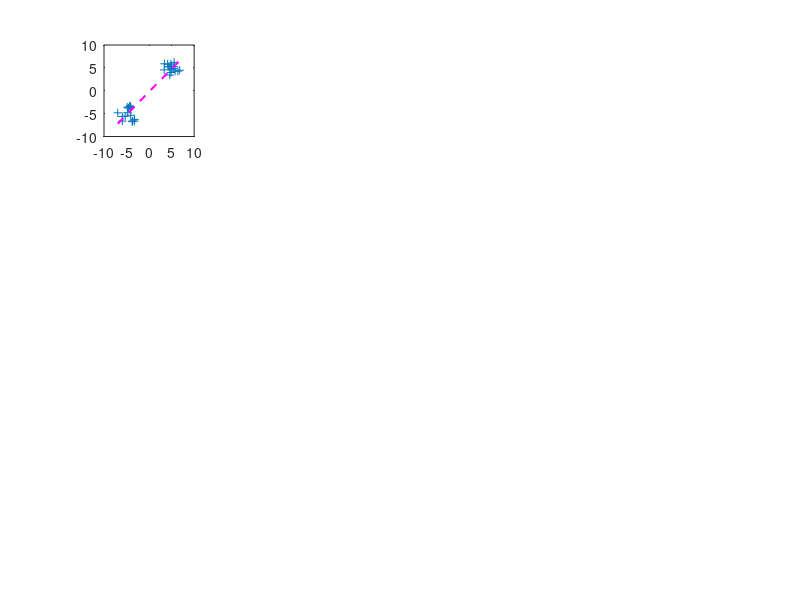

MATLAB code for this plot: (Note: this script raises an error after producing the figure.)
%% Compare RSA Matrices Simulation

N = 16;

figure('Pos', [326 71 1291 912])

mu = [-5 -5; 5 5];
sigma = cat(3,[1 0; 0 1], [1 0; 0 1]);
%rng('default')  % For reproducibility
R = [];
R = [R; mvnrnd(mu(1,:),sigma(:,:,1),N)];
R = [R; mvnrnd(mu(2,:),sigma(:,:,2),N)];

subplot(4,5,1)
plot(R(:,1),R(:,2),'+')
set(gca,'xlim',[-10 10], 'ylim',[-10 10])
hold on
B = polyfit(R(:,1), R(:,2),1);
ls1 = plot(linspace(min(R(:,1)), max(R(:,1)),N),B(2) + linspace(min(R(:,1)), max(R(:,1)),N)*B(1),'--m','linewidth',1.5);
text(ls1.XData(end), ls1.YData(end),strrep(sprintf('r = %1.3f',corr(R(:,1), R(:,2))),'0.','.'),'Color','m')
B = polyfit(R(1:N,1), R(1:N,2),1);
ls2 = plot(linspace(min(R(1:N,1)), max(R(1:N,1)),N),B(2) + linspace(min(R(1:N,1)), max(R(1:N,1)),N)*B(1),'--r','linewidth',1.5);
text(ls2.XData(end), ls2.YData(end),strrep(sprintf('r = %1.3f',corr(R(1:N,1), R(1:N,2))),'0.','.'),'Color','r')
B = polyfit(R(N+1:end,1), R(N+1:end,2),1);
ls3 = plot(linspace(min(R(N+1:end,1)), max(R(N+1:end,1)),N),B(2) + linspace(min(R(N+1:end,1)), max(R(N+1:end,1)),N)*B(1),'--g','linewidth',1.5);
text(ls3.XData(end), ls3.YData(end),strrep(sprintf('r = %1.3f',corr(R(N+1:end,1), R(N+1:end,2))),'0.','.'),'Color','g')
hold off
title(sprintf('V_{corr} = %1.4f', (atanh(corr(R(1:N,1), R(1:N,2))) - atanh(corr(R(N+1:end,1), R(N+1:end,2))))*(atanh(corr(R(:,1), R(:,2))))))

mu = [-1 -1; 1 1];
sigma = cat(3,[1 0; 0 1], [1 0; 0 1]);
%rng('default')  % For reproducibility
R = [];
R = [R; mvnrnd(mu(1,:),sigma(:,:,1),N)];
R = [R; mvnrnd(mu(2,:),sigma(:,:,2),N)];

subplot(4,5,2)
plot(R(:,1),R(:,2),'+')
set(gca,'xlim',[-5 5], 'ylim',[-5 5])
hold on
B = polyfit(R(:,1), R(:,2),1);
ls1 = plot(linspace(min(R(:,1)), max(R(:,1)),N),B(2) + linspace(min(R(:,1)), max(R(:,1)),N)*B(1),'--m','linewidth',1.5);
text(ls1.XData(end), ls1.YData(end),strrep(sprintf('r = %1.3f',corr(R(:,1), R(:,2))),'0.','.'),'Color','m')
B = polyfit(R(1:N,1), R(1:N,2),1);
ls2 = plot(linspace(min(R(1:N,1)), max(R(1:N,1)),N),B(2) + linspace(min(R(1:N,1)), max(R(1:N,1)),N)*B(1),'--r','linewidth',1.5);
text(ls2.XData(end), ls2.YData(end),strrep(sprintf('r = %1.3f',corr(R(1:N,1), R(1:N,2))),'0.','.'),'Color','r')
B = polyfit(R(N+1:end,1), R(N+1:end,2),1);
ls3 = plot(linspace(min(R(N+1:end,1)), max(R(N+1:end,1)),N),B(2) + linspace(min(R(N+1:end,1)), max(R(N+1:end,1)),N)*B(1),'--g','linewidth',1.5);
text(ls3.XData(end), ls3.YData(end),strrep(sprintf('r = %1.3f',corr(R(N+1:end,1), R(N+1:end,2))),'0.','.'),'Color','g')
hold off
title(sprintf('V_{corr} = %1.4f', (atanh(corr(R(1:N,1), R(1:N,2))) - atanh(corr(R(N+1:end,1), R(N+1:end,2))))*(atanh(corr(R(:,1), R(:,2))))))

mu = [0 0; 0 0];
sigma = cat(3,[1 0; 0 1], [1 0; 0 1]);
%rng('default')  % For reproducibility
R = [];
R = [R; mvnrnd(mu(1,:),sigma(:,:,1),N)];
R = [R; mvnrnd(mu(2,:),sigma(:,:,2),N)];

subplot(4,5,3)
plot(R(:,1),R(:,2),'+')
set(gca,'xlim',[-5 5], 'ylim',[-5 5])
hold on
B = polyfit(R(:,1), R(:,2),1);
ls1 = plot(linspace(min(R(:,1)), max(R(:,1)),N),B(2) + linspace(min(R(:,1)), max(R(:,1)),N)*B(1),'--m','linewidth',1.5);
text(ls1.XData(end), ls1.YData(end),strrep(sprintf('r = %1.3f',corr(R(:,1), R(:,2))),'0.','.'),'Color','m')
B = polyfit(R(1:N,1), R(1:N,2),1);
ls2 = plot(linspace(min(R(1:N,1)), max(R(1:N,1)),N),B(2) + linspace(min(R(1:N,1)), max(R(1:N,1)),N)*B(1),'--r','linewidth',1.5);
text(ls2.XData(end), ls2.YData(end),strrep(sprintf('r = %1.3f',corr(R(1:N,1), R(1:N,2))),'0.','.'),'Color','r')
B = polyfit(R(N+1:end,1), R(N+1:end,2),1);
ls3 = plot(linspace(min(R(N+1:end,1)), max(R(N+1:end,1)),N),B(2) + linspace(min(R(N+1:end,1)), max(R(N+1:end,2)),N)*B(1),'--g','linewidth',1.5);
text(ls3.XData(end), ls3.YData(end),strrep(sprintf('r = %1.3f',corr(R(N+1:end,1), R(N+1:end,2))),'0.','.'),'Color','g')
hold off
title(sprintf('V_{corr} = %1.4f', (atanh(corr(R(1:N,1), R(1:N,2))) - atanh(corr(R(N+1:end,1), R(N+1:end,2))))*(atanh(corr(R(:,1), R(:,2))))))

mu = [-1 1; 1 -1];
sigma = cat(3,[1 0; 0 1], [1 0; 0 1]);
%rng('default')  % For reproducibility
R = [];
R = [R; mvnrnd(mu(1,:),sigma(:,:,1),N)];
R = [R; mvnrnd(mu(2,:),sigma(:,:,2),N)];

subplot(4,5,4)
plot(R(:,1),R(:,2),'+')
set(gca,'xlim',[-5 5], 'ylim',[-5 5])
hold on
B = polyfit(R(:,1), R(:,2),1);
ls1 = plot(linspace(min(R(:,1)), max(R(:,1)),N),B(2) + linspace(min(R(:,1)), max(R(:,1)),N)*B(1),'--m','linewidth',1.5);
text(ls1.XData(end), ls1.YData(end),strrep(sprintf('r = %1.3f',corr(R(:,1), R(:,2))),'0.','.'),'Color','m')
B = polyfit(R(1:N,1), R(1:N,2),1);
ls2 = plot(linspace(min(R(1:N,1)), max(R(1:N,1)),N),B(2) + linspace(min(R(1:N,1)), max(R(1:N,1)),N)*B(1),'--r','linewidth',1.5);
text(ls2.XData(end), ls2.YData(end),strrep(sprintf('r = %1.3f',corr(R(1:N,1), R(1:N,2))),'0.','.'),'Color','r')
B = polyfit(R(N+1:end,1), R(N+1:end,2),1);
ls3 = plot(linspace(min(R(N+1:end,1)), max(R(N+1:end,1)),N),B(2) + linspace(min(R(N+1:end,1)), max(R(N+1:end,1)),N)*B(1),'--g','linewidth',1.5);
text(ls3.XData(end), ls3.YData(end),strrep(sprintf('r = %1.3f',corr(R(N+1:end,1), R(N+1:end,2))),'0.','.'),'Color','g')
hold off
title(sprintf('V_{corr} = %1.4f', (atanh(corr(R(1:N,1), R(1:N,2))) - atanh(corr(R(N+1:end,1), R(N+1:end,2))))*(atanh(corr(R(:,1), R(:,2))))))

mu = [-5 5; 5 -5];
sigma = cat(3,[1 0; 0 1], [1 0; 0 1]);
%rng('default')  % For reproducibility
R = [];
R = [R; mvnrnd(mu(1,:),sigma(:,:,1),N)];
R = [R; mvnrnd(mu(2,:),sigma(:,:,2),N)];

subplot(4,5,5)
plot(R(:,1),R(:,2),'+')
set(gca,'xlim',[-10 10], 'ylim',[-10 10])
hold on
B = polyfit(R(:,1), R(:,2),1);
ls1 = plot(linspace(min(R(:,1)), max(R(:,1)),N),B(2) + linspace(min(R(:,1)), max(R(:,1)),N)*B(1),'--m','linewidth',1.5);
text(ls1.XData(end), ls1.YData(end),strrep(sprintf('r = %1.3f',corr(R(:,1), R(:,2))),'0.','.'),'Color','m')
B = polyfit(R(1:N,1), R(1:N,2),1);
ls2 = plot(linspace(min(R(1:N,1)), max(R(1:N,1)),N),B(2) + linspace(min(R(1:N,1)), max(R(1:N,1)),N)*B(1),'--r','linewidth',1.5);
text(ls2.XData(end), ls2.YData(end),strrep(sprintf('r = %1.3f',corr(R(1:N,1), R(1:N,2))),'0.','.'),'Color','r')
B = polyfit(R(N+1:end,1), R(N+1:end,2),1);
ls3 = plot(linspace(min(R(N+1:end,1)), max(R(N+1:end,1)),N),B(2) + linspace(min(R(N+1:end,1)), max(R(N+1:end,1)),N)*B(1),'--g','linewidth',1.5);
text(ls3.XData(end), ls3.YData(end),strrep(sprintf('r = %1.3f',corr(R(N+1:end,1), R(N+1:end,2))),'0.','.'),'Color','g')
hold off
title(sprintf('V_{corr} = %1.4f', (atanh(corr(R(1:N,1), R(1:N,2))) - atanh(corr(R(N+1:end,1), R(N+1:end,2))))*(atanh(corr(R(:,1), R(:,2))))))

mu = [-5 -5; 5 5];
sigma = cat(3,[1 .9; .9 1], [1 0; 0 1]);
%rng('default')  % For reproducibility
R = [];
R = [R; mvnrnd(mu(1,:),sigma(:,:,1),N)];
R = [R; mvnrnd(mu(2,:),sigma(:,:,2),N)];

subplot(4,5,6)
plot(R(:,1),R(:,2),'+')
set(gca,'xlim',[-10 10], 'ylim',[-10 10])
hold on
B = polyfit(R(:,1), R(:,2),1);
ls1 = plot(linspace(min(R(:,1)), max(R(:,1)),N),B(2) + linspace(min(R(:,1)), max(R(:,1)),N)*B(1),'--m','linewidth',1.5);
text(ls1.XData(end), ls1.YData(end),strrep(sprintf('r = %1.3f',corr(R(:,1), R(:,2))),'0.','.'),'Color','m')
B = polyfit(R(1:N,1), R(1:N,2),1);
ls2 = plot(linspace(min(R(1:N,1)), max(R(1:N,1)),N),B(2) + linspace(min(R(1:N,1)), max(R(1:N,1)),N)*B(1),'--r','linewidth',1.5);
text(ls2.XData(end), ls2.YData(end),strrep(sprintf('r = %1.3f',corr(R(1:N,1), R(1:N,2))),'0.','.'),'Color','r')
B = polyfit(R(N+1:end,1), R(N+1:end,2),1);
ls3 = plot(linspace(min(R(N+1:end,1)), max(R(N+1:end,1)),N),B(2) + linspace(min(R(N+1:end,1)), max(R(N+1:end,1)),N)*B(1),'--g','linewidth',1.5);
text(ls3.XData(end), ls3.YData(end),strrep(sprintf('r = %1.3f',corr(R(N+1:end,1), R(N+1:end,2))),'0.','.'),'Color','g')
hold off
title(sprintf('V_{corr} = %1.4f', (atanh(corr(R(1:N,1), R(1:N,2))) - atanh(corr(R(N+1:end,1), R(N+1:end,2))))*(atanh(corr(R(:,1), R(:,2))))))

mu = [-1 -1; 1 1];
sigma = cat(3,[1 .9; .9 1], [1 0; 0 1]);
%rng('default')  % For reproducibility
R = [];
R = [R; mvnrnd(mu(1,:),sigma(:,:,1),N)];
R = [R; mvnrnd(mu(2,:),sigma(:,:,2),N)];

subplot(4,5,7)
plot(R(:,1),R(:,2),'+')
set(gca,'xlim',[-5 5], 'ylim',[-5 5])
hold on
B = polyfit(R(:,1), R(:,2),1);
ls1 = plot(linspace(min(R(:,1)), max(R(:,1)),N),B(2) + linspace(min(R(:,1)), max(R(:,1)),N)*B(1),'--m','linewidth',1.5);
text(ls1.XData(end), ls1.YData(end),strrep(sprintf('r = %1.3f',corr(R(:,1), R(:,2))),'0.','.'),'Color','m')
B = polyfit(R(1:N,1), R(1:N,2),1);
ls2 = plot(linspace(min(R(1:N,1)), max(R(1:N,1)),N),B(2) + linspace(min(R(1:N,1)), max(R(1:N,1)),N)*B(1),'--r','linewidth',1.5);
text(ls2.XData(end), ls2.YData(end),strrep(sprintf('r = %1.3f',corr(R(1:N,1), R(1:N,2))),'0.','.'),'Color','r')
B = polyfit(R(N+1:end,1), R(N+1:end,2),1);
ls3 = plot(linspace(min(R(N+1:end,1)), max(R(N+1:end,1)),N),B(2) + linspace(min(R(N+1:end,1)), max(R(N+1:end,1)),N)*B(1),'--g','linewidth',1.5);
text(ls3.XData(end), ls3.YData(end),strrep(sprintf('r = %1.3f',corr(R(N+1:end,1), R(N+1:end,2))),'0.','.'),'Color','g')
hold off
title(sprintf('V_{corr} = %1.4f', (atanh(corr(R(1:N,1), R(1:N,2))) - atanh(corr(R(N+1:end,1), R(N+1:end,2))))*(atanh(corr(R(:,1), R(:,2))))))

mu = [0 0; 0 0];
sigma = cat(3,[1 .9; .9 1], [1 0; 0 1]);
%rng('default')  % For reproducibility
R = [];
R = [R; mvnrnd(mu(1,:),sigma(:,:,1),N)];
R = [R; mvnrnd(mu(2,:),sigma(:,:,2),N)];

subplot(4,5,8)
plot(R(:,1),R(:,2),'+')
set(gca,'xlim',[-5 5], 'ylim',[-5 5])
hold on
B = polyfit(R(:,1), R(:,2),1);
ls1 = plot(linspace(min(R(:,1)), max(R(:,1)),N),B(2) + linspace(min(R(:,1)), max(R(:,1)),N)*B(1),'--m','linewidth',1.5);
text(ls1.XData(end), ls1.YData(end),strrep(sprintf('r = %1.3f',corr(R(:,1), R(:,2))),'0.','.'),'Color','m')
B = polyfit(R(1:N,1), R(1:N,2),1);
ls2 = plot(linspace(min(R(1:N,1)), max(R(1:N,1)),N),B(2) + linspace(min(R(1:N,1)), max(R(1:N,1)),N)*B(1),'--r','linewidth',1.5);
text(ls2.XData(end), ls2.YData(end),strrep(sprintf('r = %1.3f',corr(R(1:N,1), R(1:N,2))),'0.','.'),'Color','r')
B = polyfit(R(N+1:end,1), R(N+1:end,2),1);
ls3 = plot(linspace(min(R(N+1:end,1)), max(R(N+1:end,1)),N),B(2) + linspace(min(R(N+1:end,1)), max(R(N+1:end,1)),N)*B(1),'--g','linewidth',1.5);
text(ls3.XData(end), ls3.YData(end),strrep(sprintf('r = %1.3f',corr(R(N+1:end,1), R(N+1:end,2))),'0.','.'),'Color','g')
hold off
title(sprintf('V_{corr} = %1.4f', (atanh(corr(R(1:N,1), R(1:N,2))) - atanh(corr(R(N+1:end,1), R(N+1:end,2))))*(atanh(corr(R(:,1), R(:,2))))))

mu = [-1 1; 1 -1];
sigma = cat(3,[1 .9; .9 1], [1 0; 0 1]);
%rng('default')  % For reproducibility
R = [];
R = [R; mvnrnd(mu(1,:),sigma(:,:,1),N)];
R = [R; mvnrnd(mu(2,:),sigma(:,:,2),N)];

subplot(4,5,9)
plot(R(:,1),R(:,2),'+')
set(gca,'xlim',[-5 5], 'ylim',[-5 5])
hold on
B = polyfit(R(:,1), R(:,2),1);
ls1 = plot(linspace(min(R(:,1)), max(R(:,1)),N),B(2) + linspace(min(R(:,1)), max(R(:,1)),N)*B(1),'--m','linewidth',1.5);
text(ls1.XData(end), ls1.YData(end),strrep(sprintf('r = %1.3f',corr(R(:,1), R(:,2))),'0.','.'),'Color','m')
B = polyfit(R(1:N,1), R(1:N,2),1);
ls2 = plot(linspace(min(R(1:N,1)), max(R(1:N,1)),N),B(2) + linspace(min(R(1:N,1)), max(R(1:N,1)),N)*B(1),'--r','linewidth',1.5);
text(ls2.XData(end), ls2.YData(end),strrep(sprintf('r = %1.3f',corr(R(1:N,1), R(1:N,2))),'0.','.'),'Color','r')
B = polyfit(R(N+1:end,1), R(N+1:end,2),1);
ls3 = plot(linspace(min(R(N+1:end,1)), max(R(N+1:end,1)),N),B(2) + linspace(min(R(N+1:end,1)), max(R(N+1:end,1)),N)*B(1),'--g','linewidth',1.5);
text(ls3.XData(end), ls3.YData(end),strrep(sprintf('r = %1.3f',corr(R(N+1:end,1), R(N+1:end,2))),'0.','.'),'Color','g')
hold off
title(sprintf('V_{corr} = %1.4f', (atanh(corr(R(1:N,1), R(1:N,2))) - atanh(corr(R(N+1:end,1), R(N+1:end,2))))*(atanh(corr(R(:,1), R(:,2))))))

mu = [-5 5; 5 -5];
sigma = cat(3,[1 .9; .9 1], [1 0; 0 1]);
%rng('default')  % For reproducibility
R = [];
R = [R; mvnrnd(mu(1,:),sigma(:,:,1),N)];
R = [R; mvnrnd(mu(2,:),sigma(:,:,2),N)];

subplot(4,5,10)
plot(R(:,1),R(:,2),'+')
set(gca,'xlim',[-10 10], 'ylim',[-10 10])
hold on
B = polyfit(R(:,1), R(:,2),1);
ls1 = plot(linspace(min(R(:,1)), max(R(:,1)),N),B(2) + linspace(min(R(:,1)), max(R(:,1)),N)*B(1),'--m','linewidth',1.5);
text(ls1.XData(end), ls1.YData(end),strrep(sprintf('r = %1.3f',corr(R(:,1), R(:,2))),'0.','.'),'Color','m')
B = polyfit(R(1:N,1), R(1:N,2),1);
ls2 = plot(linspace(min(R(1:N,1)), max(R(1:N,1)),N),B(2) + linspace(min(R(1:N,1)), max(R(1:N,1)),N)*B(1),'--r','linewidth',1.5);
text(ls2.XData(end), ls2.YData(end),strrep(sprintf('r = %1.3f',corr(R(1:N,1), R(1:N,2))),'0.','.'),'Color','r')
B = polyfit(R(N+1:end,1), R(N+1:end,2),1);
ls3 = plot(linspace(min(R(N+1:end,1)), max(R(N+1:end,1)),N),B(2) + linspace(min(R(N+1:end,1)), max(R(N+1:end,1)),N)*B(1),'--g','linewidth',1.5);
text(ls3.XData(end), ls3.YData(end),strrep(sprintf('r = %1.3f',corr(R(N+1:end,1), R(N+1:end,2))),'0.','.'),'Color','g')
hold off
title(sprintf('V_{corr} = %1.4f', (atanh(corr(R(1:N,1), R(1:N,2))) - atanh(corr(R(N+1:end,1), R(N+1:end,2))))*(atanh(corr(R(:,1), R(:,2))))))

mu = [-5 -5; 5 5];
sigma = cat(3,[1 .9; .9 1], [1 -.9; -.9 1]);
%rng('default')  % For reproducibility
R = [];
R = [R; mvnrnd(mu(1,:),sigma(:,:,1),N)];
R = [R; mvnrnd(mu(2,:),sigma(:,:,2),N)];

subplot(4,5,11)
plot(R(:,1),R(:,2),'+')
set(gca,'xlim',[-10 10], 'ylim',[-10 10])
hold on
B = polyfit(R(:,1), R(:,2),1);
ls1 = plot(linspace(min(R(:,2)), max(R(:,2)),N),B(2) + linspace(min(R(:,2)), max(R(:,2)),N)*B(1),'--m','linewidth',1.5);
text(ls1.XData(end), ls1.YData(end),strrep(sprintf('r = %1.3f',corr(R(:,1), R(:,2))),'0.','.'),'Color','m')
B = polyfit(R(1:N,1), R(1:N,2),1);
ls2 = plot(linspace(min(R(1:N,2)), max(R(1:N,2)),N),B(2) + linspace(min(R(1:N,2)), max(R(1:N,2)),N)*B(1),'--r','linewidth',1.5);
text(ls2.XData(end), ls2.YData(end),strrep(sprintf('r = %1.3f',corr(R(1:N,1), R(1:N,2))),'0.','.'),'Color','r')
B = polyfit(R(N+1:end,1), R(N+1:end,2),1);
ls3 = plot(linspace(min(R(N+1:end,2)), max(R(N+1:end,2)),N),B(2) + linspace(min(R(N+1:end,2)), max(R(N+1:end,2)),N)*B(1),'--g','linewidth',1.5);
text(ls3.XData(end), ls3.YData(end),strrep(sprintf('r = %1.3f',corr(R(N+1:end,1), R(N+1:end,2))),'0.','.'),'Color','g')
hold off
title(sprintf('V_{corr} = %1.4f', (atanh(corr(R(1:N,1), R(1:N,2))) - atanh(corr(R(N+1:end,1), R(N+1:end,2))))*(atanh(corr(R(:,1), R(:,2))))))

mu = [-1 -1; 1 1];
sigma = cat(3,[1 .9; .9 1], [1 -.9; -.9 1]);
%rng('default')  % For reproducibility
R = [];
R = [R; mvnrnd(mu(1,:),sigma(:,:,1),N)];
R = [R; mvnrnd(mu(2,:),sigma(:,:,2),N)];

subplot(4,5,12)
plot(R(:,1),R(:,2),'+')
set(gca,'xlim',[-5 5], 'ylim',[-5 5])
hold on
B = polyfit(R(:,1), R(:,2),1);
ls1 = plot(linspace(min(R(:,1)), max(R(:,1)),N),B(2) + linspace(min(R(:,1)), max(R(:,1)),N)*B(1),'--m','linewidth',1.5);
text(ls1.XData(end), ls1.YData(end),strrep(sprintf('r = %1.3f',corr(R(:,1), R(:,2))),'0.','.'),'Color','m')
B = polyfit(R(1:N,1), R(1:N,2),1);
ls2 = plot(linspace(min(R(1:N,1)), max(R(1:N,1)),N),B(2) + linspace(min(R(1:N,1)), max(R(1:N,1)),N)*B(1),'--r','linewidth',1.5);
text(ls2.XData(end), ls2.YData(end),strrep(sprintf('r = %1.3f',corr(R(1:N,1), R(1:N,2))),'0.','.'),'Color','r')
B = polyfit(R(N+1:end,1), R(N+1:end,2),1);
ls3 = plot(linspace(min(R(N+1:end,1)), max(R(N+1:end,1)),N),B(2) + linspace(min(R(N+1:end,1)), max(R(N+1:end,1)),N)*B(1),'--g','linewidth',1.5);
text(ls3.XData(end), ls3.YData(end),strrep(sprintf('r = %1.3f',corr(R(N+1:end,1), R(N+1:end,2))),'0.','.'),'Color','g')
hold off
title(sprintf('V_{corr} = %1.4f', (atanh(corr(R(1:N,1), R(1:N,2))) - atanh(corr(R(N+1:end,1), R(N+1:end,2))))*(atanh(corr(R(:,1), R(:,2))))))

mu = [0 0; 0 0];
sigma = cat(3,[1 .9; .9 1], [1 -.9; -.9 1]);
%rng('default')  % For reproducibility
R = [];
R = [R; mvnrnd(mu(1,:),sigma(:,:,1),N)];
R = [R; mvnrnd(mu(2,:),sigma(:,:,2),N)];

subplot(4,5,13)
plot(R(:,1),R(:,2),'+')
set(gca,'xlim',[-5 5], 'ylim',[-5 5])
hold on
B = polyfit(R(:,1), R(:,2),1);
ls1 = plot(linspace(min(R(:,1)), max(R(:,1)),N),B(2) + linspace(min(R(:,1)), max(R(:,1)),N)*B(1),'--m','linewidth',1.5);
text(ls1.XData(end), ls1.YData(end),strrep(sprintf('r = %1.3f',corr(R(:,1), R(:,2))),'0.','.'),'Color','m')
B = polyfit(R(1:N,1), R(1:N,2),1);
ls2 = plot(linspace(min(R(1:N,1)), max(R(1:N,1)),N),B(2) + linspace(min(R(1:N,1)), max(R(1:N,1)),N)*B(1),'--r','linewidth',1.5);
text(ls2.XData(end), ls2.YData(end),strrep(sprintf('r = %1.3f',corr(R(1:N,1), R(1:N,2))),'0.','.'),'Color','r')
B = polyfit(R(N+1:end,1), R(N+1:end,2),1);
ls3 = plot(linspace(min(R(N+1:end,1)), max(R(N+1:end,1)),N),B(2) + linspace(min(R(N+1:end,1)), max(R(N+1:end,1)),N)*B(1),'--g','linewidth',1.5);
text(ls3.XData(end), ls3.YData(end),strrep(sprintf('r = %1.3f',corr(R(N+1:end,1), R(N+1:end,2))),'0.','.'),'Color','g')
hold off
title(sprintf('V_{corr} = %1.4f', (atanh(corr(R(1:N,1), R(1:N,2))) - atanh(corr(R(N+1:end,1), R(N+1:end,2))))*(atanh(corr(R(:,1), R(:,2))))))

mu = [-1 1; 1 -1];
sigma = cat(3,[1 .9; .9 1], [1 -.9; -.9 1]);
%rng('default')  % For reproducibility
R = [];
R = [R; mvnrnd(mu(1,:),sigma(:,:,1),N)];
R = [R; mvnrnd(mu(2,:),sigma(:,:,2),N)];

subplot(4,5,14)
plot(R(:,1),R(:,2),'+')
set(gca,'xlim',[-5 5], 'ylim',[-5 5])
hold on
B = polyfit(R(:,1), R(:,2),1);
ls1 = plot(linspace(min(R(:,1)), max(R(:,1)),N),B(2) + linspace(min(R(:,1)), max(R(:,1)),N)*B(1),'--m','linewidth',1.5);
text(ls1.XData(end), ls1.YData(end),strrep(sprintf('r = %1.3f',corr(R(:,1), R(:,2))),'0.','.'),'Color','m')
B = polyfit(R(1:N,1), R(1:N,2),1);
ls2 = plot(linspace(min(R(1:N,1)), max(R(1:N,1)),N),B(2) + linspace(min(R(1:N,1)), max(R(1:N,1)),N)*B(1),'--r','linewidth',1.5);
text(ls2.XData(end), ls2.YData(end),strrep(sprintf('r = %1.3f',corr(R(1:N,1), R(1:N,2))),'0.','.'),'Color','r')
B = polyfit(R(N+1:end,1), R(N+1:end,2),1);
ls3 = plot(linspace(min(R(N+1:end,1)), max(R(N+1:end,1)),N),B(2) + linspace(min(R(N+1:end,1)), max(R(N+1:end,1)),N)*B(1),'--g','linewidth',1.5);
text(ls3.XData(end), ls3.YData(end),strrep(sprintf('r = %1.3f',corr(R(N+1:end,1), R(N+1:end,2))),'0.','.'),'Color','g')
hold off
title(sprintf('V_{corr} = %1.4f', (atanh(corr(R(1:N,1), R(1:N,2))) - atanh(corr(R(N+1:end,1), R(N+1:end,2))))*(atanh(corr(R(:,1), R(:,2))))))

mu = [-5 5; 5 -5];
sigma = cat(3,[1 .9; .9 1], [1 -.9; -.9 1]);
%rng('default')  % For reproducibility
R = [];
R = [R; mvnrnd(mu(1,:),sigma(:,:,1),N)];
R = [R; mvnrnd(mu(2,:),sigma(:,:,2),N)];

subplot(4,5,15)
plot(R(:,1),R(:,2),'+')
set(gca,'xlim',[-10 10], 'ylim',[-10 10])
hold on
B = polyfit(R(:,1), R(:,2),1);
ls1 = plot(linspace(min(R(:,1)), max(R(:,1)),N),B(2) + linspace(min(R(:,1)), max(R(:,1)),N)*B(1),'--m','linewidth',1.5);
text(ls1.XData(end), ls1.YData(end),strrep(sprintf('r = %1.3f',corr(R(:,1), R(:,2))),'0.','.'),'Color','m')
B = polyfit(R(1:N,1), R(1:N,2),1);
ls2 = plot(linspace(min(R(1:N,1)), max(R(1:N,1)),N),B(2) + linspace(min(R(1:N,1)), max(R(1:N,1)),N)*B(1),'--r','linewidth',1.5);
text(ls2.XData(end), ls2.YData(end),strrep(sprintf('r = %1.3f',corr(R(1:N,1), R(1:N,2))),'0.','.'),'Color','r')
B = polyfit(R(N+1:end,1), R(N+1:end,2),1);
ls3 = plot(linspace(min(R(N+1:end,1)), max(R(N+1:end,1)),N),B(2) + linspace(min(R(N+1:end,1)), max(R(N+1:end,1)),N)*B(1),'--g','linewidth',1.5);
text(ls3.XData(end), ls3.YData(end),strrep(sprintf('r = %1.3f',corr(R(N+1:end,1), R(N+1:end,2))),'0.','.'),'Color','g')
hold off
title(sprintf('V_{corr} = %1.4f', (atanh(corr(R(1:N,1), R(1:N,2))) - atanh(corr(R(N+1:end,1), R(N+1:end,2))))*(atanh(corr(R(:,1), R(:,2))))))

mu = [-5 -5; 5 5];
sigma = cat(3,[1 -.9; -.9 1], [1 -.9; -.9 1]);
%rng('default')  % For reproducibility
R = [];
R = [R; mvnrnd(mu(1,:),sigma(:,:,1),N)];
R = [R; mvnrnd(mu(2,:),sigma(:,:,2),N)];

subplot(4,5,16)
plot(R(:,1),R(:,2),'+')
set(gca,'xlim',[-10 10], 'ylim',[-10 10])
hold on
B = polyfit(R(:,1), R(:,2),1);
ls1 = plot(linspace(min(R(:,2)), max(R(:,2)),N),B(2) + linspace(min(R(:,2)), max(R(:,2)),N)*B(1),'--m','linewidth',1.5);
text(ls1.XData(end), ls1.YData(end),strrep(sprintf('r = %1.3f',corr(R(:,1), R(:,2))),'0.','.'),'Color','m')
B = polyfit(R(1:N,1), R(1:N,2),1);
ls2 = plot(linspace(min(R(1:N,2)), max(R(1:N,2)),N),B(2) + linspace(min(R(1:N,2)), max(R(1:N,2)),N)*B(1),'--r','linewidth',1.5);
text(ls2.XData(end), ls2.YData(end),strrep(sprintf('r = %1.3f',corr(R(1:N,1), R(1:N,2))),'0.','.'),'Color','r')
B = polyfit(R(N+1:end,1), R(N+1:end,2),1);
ls3 = plot(linspace(min(R(N+1:end,2)), max(R(N+1:end,2)),N),B(2) + linspace(min(R(N+1:end,2)), max(R(N+1:end,2)),N)*B(1),'--g','linewidth',1.5);
text(ls3.XData(end), ls3.YData(end),strrep(sprintf('r = %1.3f',corr(R(N+1:end,1), R(N+1:end,2))),'0.','.'),'Color','g')
hold off
title(sprintf('V_{corr} = %1.4f', (atanh(corr(R(1:N,1), R(1:N,2))) - atanh(corr(R(N+1:end,1), R(N+1:end,2))))*(atanh(corr(R(:,1), R(:,2))))))

mu = [-1 -1; 1 1];
sigma = cat(3,[1 -.9; -.9 1], [1 -.9; -.9 1]);
%rng('default')  % For reproducibility
R = [];
R = [R; mvnrnd(mu(1,:),sigma(:,:,1),N)];
R = [R; mvnrnd(mu(2,:),sigma(:,:,2),N)];

subplot(4,5,17)
plot(R(:,1),R(:,2),'+')
set(gca,'xlim',[-5 5], 'ylim',[-5 5])
hold on
B = polyfit(R(:,1), R(:,2),1);
ls1 = plot(linspace(min(R(:,1)), max(R(:,1)),N),B(2) + linspace(min(R(:,1)), max(R(:,1)),N)*B(1),'--m','linewidth',1.5);
text(ls1.XData(end), ls1.YData(end),strrep(sprintf('r = %1.3f',corr(R(:,1), R(:,2))),'0.','.'),'Color','m')
B = polyfit(R(1:N,1), R(1:N,2),1);
ls2 = plot(linspace(min(R(1:N,1)), max(R(1:N,1)),N),B(2) + linspace(min(R(1:N,1)), max(R(1:N,1)),N)*B(1),'--r','linewidth',1.5);
text(ls2.XData(end), ls2.YData(end),strrep(sprintf('r = %1.3f',corr(R(1:N,1), R(1:N,2))),'0.','.'),'Color','r')
B = polyfit(R(N+1:end,1), R(N+1:end,2),1);
ls3 = plot(linspace(min(R(N+1:end,1)), max(R(N+1:end,1)),N),B(2) + linspace(min(R(N+1:end,1)), max(R(N+1:end,1)),N)*B(1),'--g','linewidth',1.5);
text(ls3.XData(end), ls3.YData(end),strrep(sprintf('r = %1.3f',corr(R(N+1:end,1), R(N+1:end,2))),'0.','.'),'Color','g')
hold off
title(sprintf('V_{corr} = %1.4f', (atanh(corr(R(1:N,1), R(1:N,2))) - atanh(corr(R(N+1:end,1), R(N+1:end,2))))*(atanh(corr(R(:,1), R(:,2))))))

mu = [0 0; 0 0];
sigma = cat(3,[1 -.9; -.9 1], [1 -.9; -.9 1]);
%rng('default')  % For reproducibility
R = [];
R = [R; mvnrnd(mu(1,:),sigma(:,:,1),N)];
R = [R; mvnrnd(mu(2,:),sigma(:,:,2),N)];

subplot(4,5,18)
plot(R(:,1),R(:,2),'+')
set(gca,'xlim',[-5 5], 'ylim',[-5 5])
hold on
B = polyfit(R(:,1), R(:,2),1);
ls1 = plot(linspace(min(R(:,1)), max(R(:,1)),N),B(2) + linspace(min(R(:,1)), max(R(:,1)),N)*B(1),'--m','linewidth',1.5);
text(ls1.XData(end), ls1.YData(end),strrep(sprintf('r = %1.3f',corr(R(:,1), R(:,2))),'0.','.'),'Color','m')
B = polyfit(R(1:N,1), R(1:N,2),1);
ls2 = plot(linspace(min(R(1:N,1)), max(R(1:N,1)),N),B(2) + linspace(min(R(1:N,1)), max(R(1:N,1)),N)*B(1),'--r','linewidth',1.5);
text(ls2.XData(end), ls2.YData(end),strrep(sprintf('r = %1.3f',corr(R(1:N,1), R(1:N,2))),'0.','.'),'Color','r')
B = polyfit(R(N+1:end,1), R(N+1:end,2),1);
ls3 = plot(linspace(min(R(N+1:end,1)), max(R(N+1:end,1)),N),B(2) + linspace(min(R(N+1:end,1)), max(R(N+1:end,1)),N)*B(1),'--g','linewidth',1.5);
text(ls3.XData(end), ls3.YData(end),strrep(sprintf('r = %1.3f',corr(R(N+1:end,1), R(N+1:end,2))),'0.','.'),'Color','g')
hold off
title(sprintf('V_{corr} = %1.4f', (atanh(corr(R(1:N,1), R(1:N,2))) - atanh(corr(R(N+1:end,1), R(N+1:end,2))))*(atanh(corr(R(:,1), R(:,2))))))

mu = [-1 1; 1 -1];
sigma = cat(3,[1 -.9; -.9 1], [1 -.9; -.9 1]);
%rng('default')  % For reproducibility
R = [];
R = [R; mvnrnd(mu(1,:),sigma(:,:,1),N)];
R = [R; mvnrnd(mu(2,:),sigma(:,:,2),N)];

subplot(4,5,19)
plot(R(:,1),R(:,2),'+')
set(gca,'xlim',[-5 5], 'ylim',[-5 5])
hold on
B = polyfit(R(:,1), R(:,2),1);
ls1 = plot(linspace(min(R(:,1)), max(R(:,1)),N),B(2) + linspace(min(R(:,1)), max(R(:,1)),N)*B(1),'--m','linewidth',1.5);
text(ls1.XData(end), ls1.YData(end),strrep(sprintf('r = %1.3f',corr(R(:,1), R(:,2))),'0.','.'),'Color','m')
B = polyfit(R(1:N,1), R(1:N,2),1);
ls2 = plot(linspace(min(R(1:N,1)), max(R(1:N,1)),N),B(2) + linspace(min(R(1:N,1)), max(R(1:N,1)),N)*B(1),'--r','linewidth',1.5);
text(ls2.XData(end), ls2.YData(end),strrep(sprintf('r = %1.3f',corr(R(1:N,1), R(1:N,2))),'0.','.'),'Color','r')
B = polyfit(R(N+1:end,1), R(N+1:end,2),1);
ls3 = plot(linspace(min(R(N+1:end,1)), max(R(N+1:end,1)),N),B(2) + linspace(min(R(N+1:end,1)), max(R(N+1:end,1)),N)*B(1),'--g','linewidth',1.5);
text(ls3.XData(end), ls3.YData(end),strrep(sprintf('r = %1.3f',corr(R(N+1:end,1), R(N+1:end,2))),'0.','.'),'Color','g')
hold off
title(sprintf('V_{corr} = %1.4f', (atanh(corr(R(1:N,1), R(1:N,2))) - atanh(corr(R(N+1:end,1), R(N+1:end,2))))*(atanh(corr(R(:,1), R(:,2))))))

mu = [-5 5; 5 -5];
sigma = cat(3,[1 -.9; -.9 1], [1 -.9; -.9 1]);
%rng('default')  % For reproducibility
R = [];
R = [R; mvnrnd(mu(1,:),sigma(:,:,1),N)];
R = [R; mvnrnd(mu(2,:),sigma(:,:,2),N)];

subplot(4,5,20)
plot(R(:,1),R(:,2),'+')
set(gca,'xlim',[-10 10], 'ylim',[-10 10])
hold on
B = polyfit(R(:,1), R(:,2),1);
ls1 = plot(linspace(min(R(:,1)), max(R(:,1)),N),B(2) + linspace(min(R(:,1)), max(R(:,1)),N)*B(1),'--m','linewidth',1.5);
text(ls1.XData(end), ls1.YData(end),strrep(sprintf('r = %1.3f',corr(R(:,1), R(:,2))),'0.','.'),'Color','m')
B = polyfit(R(1:N,1), R(1:N,2),1);
ls2 = plot(linspace(min(R(1:N,1)), max(R(1:N,1)),N),B(2) + linspace(min(R(1:N,1)), max(R(1:N,1)),N)*B(1),'--r','linewidth',1.5);
text(ls2.XData(end), ls2.YData(end),strrep(sprintf('r = %1.3f',corr(R(1:N,1), R(1:N,2))),'0.','.'),'Color','r')
B = polyfit(R(N+1:end,1), R(N+1:end,2),1);
ls3 = plot(linspace(min(R(N+1:end,1)), max(R(N+1:end,1)),N),B(2) + linspace(min(R(N+1:end,1)), max(R(N+1:end,1)),N)*B(1),'--g','linewidth',1.5);
text(ls3.XData(end), ls3.YData(end),strrep(sprintf('r = %1.3f',corr(R(N+1:end,1), R(N+1:end,2))),'0.','.'),'Color','g')
hold off
title(sprintf('V_{corr} = %1.4f', (atanh(corr(R(1:N,1), R(1:N,2))) - atanh(corr(R(N+1:end,1), R(N+1:end,2))))*(atanh(corr(R(:,1), R(:,2))))))



%% Matrix 


N = 16;

%figure('Pos', [326 71 1291 912])

mu = [0 0; 0 0];
sigma = cat(3,[1 0.99; 0.99 1], [1 0; 0 1]);
%rng('default')  % For reproducibility
R = [];
R = [R; mvnrnd(mu(1,:),sigma(:,:,1),0.5*N*(0.5*N -1))];
R = [R; mvnrnd(mu(2,:),sigma(:,:,2),0.5*N*(0.5*N -1))];

fast_corr(tiedrank_(R(:,1),1), tiedrank_(R(:,2),1));
ICC(tiedrank_(R,1), 'A-k');
ICC(tiedrank_(R,1), 'C-k');


corrs1 = -0.9:0.05:0.9;
corrs2 = -0.9:0.05:0.9;

mu = [0 0; 0 0];
sigma = cat(3,[1 0; 0 1], [1 0; 0 1]);
Cor_Mat = zeros(length(corrs1),length(corrs2));
ICC_C_Mat = zeros(length(corrs1),length(corrs2));
ICC_A_Mat = zeros(length(corrs1),length(corrs2));
for c1 = 1:length(corrs1)
    for c2 = 1:length(corrs2)
        sigma(1,2,1) = corrs1(c1); sigma(2,1,1) = corrs1(c1);
        sigma(1,2,2) = corrs2(c2); sigma(2,1,2) = corrs2(c2);
        R = [];
        R = [R; mvnrnd(mu(1,:),sigma(:,:,1),0.5*N*(0.5*N -1))];
        R = [R; mvnrnd(mu(2,:),sigma(:,:,2),0.5*N*(0.5*N -1))];

        Cor_Mat(c1,c2) = fast_corr(tiedrank_(R(:,1),1), tiedrank_(R(:,2),1));
        %ICC_A_Mat(c1,c2) = ICC([R(1:56,1:2) R(57:112,1:2)], 'A-1');
        %ICC_C_Mat(c1,c2) = ICC([R(1:56,1:2) R(57:112,1:2)], 'C-1');
        tr_data = tiedrank_(R,1);
        ICC_A_Mat(c1,c2) = ICC([tr_data(1:56,1:2) tr_data(57:112,1:2)], 'A-k');
        ICC_C_Mat(c1,c2) = ICC([tr_data(1:56,1:2) tr_data(57:112,1:2)], 'C-k');
    end
end

figure
subplot(1,3,1)
surf(corrs1, corrs2, Cor_Mat)
title('Correlation'), xlabel('x'), ylabel('y')
subplot(1,3,2)
surf(corrs1, corrs2, ICC_A_Mat)
%set(gca,'zlim',[-3 1.2])
title('ICC Agreement'), xlabel('x'), ylabel('y')
subplot(1,3,3)
surf(corrs1, corrs2, ICC_C_Mat)
%set(gca,'zlim',[-3 1.2])
title('ICC Consistency'), xlabel('x'), ylabel('y')

figure
surf(corrs1, corrs2, ICC_A_Mat./ICC_C_Mat)
title('ICC Agreement/Consistency'), xlabel('x'), ylabel('y')


mus1 = -3:0.2:3;
mus2 = -3:0.2:3;

mu = [0 0; 0 0];
sigma = cat(3,[1 0; 0 1], [1 0; 0 1]);
Cor_Mat = zeros(length(mus1),length(mus2));
ICC_C_Mat = zeros(length(mus1),length(mus2));
ICC_A_Mat = zeros(length(mus1),length(mus2));
for m1 = 1:length(mus1)
    for m2 = 1:length(mus2) 
        mu(2,:) = [mus1(m1) mus2(m2)];
        R = [];
        R = [R; mvnrnd(mu(1,:),sigma(:,:,1),0.5*N*(0.5*N -1))];
        R = [R; mvnrnd(mu(2,:),sigma(:,:,2),0.5*N*(0.5*N -1))];

        Cor_Mat(m1,m2) = fast_corr(tiedrank_(R(:,1),1), tiedrank_(R(:,2),1));
        %ICC_A_Mat(m1,m2) = ICC([R(1:56,1:2) R(57:112,1:2)], 'A-1');
        %ICC_C_Mat(m1,m2) = ICC([R(1:56,1:2) R(57:112,1:2)], 'C-1');
        tr_data = tiedrank_(R,1);
        ICC_A_Mat(m1,m2) = ICC([tr_data(1:56,1:2) tr_data(57:112,1:2)], 'A-k');
        ICC_C_Mat(m1,m2) = ICC([tr_data(1:56,1:2) tr_data(57:112,1:2)], 'C-k');
    end
end

figure
subplot(1,3,1)
surf(mus1, mus2, Cor_Mat)
title('Correlation'), xlabel('x'), ylabel('y')
subplot(1,3,2)
surf(mus1, mus2, ICC_A_Mat)
%set(gca,'zlim',[-3 1.2])
title('ICC Agreement'), xlabel('x'), ylabel('y')
subplot(1,3,3)
surf(mus1, mus2, ICC_C_Mat)
%set(gca,'zlim',[-3 1.2])
title('ICC Consistency'), xlabel('x'), ylabel('y')


figure
surf(mus1, mus2, ICC_A_Mat./ICC_C_Mat)
title('ICC Agreement/Consistency'), xlabel('x'), ylabel('y')



mus1 = -2:1:2;
mus2 = -2:1:2;

mu = [0 0; 0 0];
sigma = cat(3,[1 0; 0 1], [1 0; 0 1]);
Cor_Cell = cell(length(mus1),length(mus2));
ICC_C_Cell = cell(length(mus1),length(mus2));
ICC_A_Cell = cell(length(mus1),length(mus2));
for m1 = 1:length(mus1)
    for m2 = 1:length(mus2) 

        corrs1 = -0.9:0.1:0.9;
        corrs2 = -0.9:0.1:0.9;

        Cor_Cell{m1,m2} = zeros(length(corrs1),length(corrs2));
        ICC_C_Cell{m1,m2} = zeros(length(corrs1),length(corrs2));
        ICC_A_Cell{m1,m2} = zeros(length(corrs1),length(corrs2));
        for c1 = 1:length(corrs1)
            for c2 = 1:length(corrs2)
                mu(2,:) = [mus1(m1) mus2(m2)];
                sigma(1,2,1) = corrs1(c1); sigma(2,1,1) = corrs1(c1);
                sigma(1,2,2) = corrs2(c2); sigma(2,1,2) = corrs2(c2);
                R = [];
                R = [R; mvnrnd(mu(1,:),sigma(:,:,1),0.5*N*(0.5*N -1))];
                R = [R; mvnrnd(mu(2,:),sigma(:,:,2),0.5*N*(0.5*N -1))];

                Cor_Cell{m1,m2}(c1,c2) = fast_corr(tiedrank_(R(:,1),1), tiedrank_(R(:,2),1));
                ICC_C_Cell{m1,m2}(c1,c2) = ICC([R(1:56,1:2) R(57:112,1:2)], 'A-1');
                ICC_A_Cell{m1,m2}(c1,c2) = ICC([R(1:56,1:2) R(57:112,1:2)], 'C-1');
                %tr_data = tiedrank_(R,1);
                %ICC_C_Cell{m1,m2}(c1,c2) = ICC([tr_data(1:56,1:2) tr_data(57:112,1:2)], 'A-1');
                %ICC_A_Cell{m1,m2}(c1,c2) = ICC([tr_data(1:56,1:2) tr_data(57:112,1:2)], 'C-1');
            end
        end
        
    end
end


figure
Data = ICC_C_Cell';
tmp_max = cell2mat(cellfun(@(x) max(x(:)), Data,'UniformOutput',0));
tmp_min = cell2mat(cellfun(@(x) min(x(:)), Data,'UniformOutput',0));
c_limit = [min(tmp_min(:)) max(tmp_max(:))];
for sbp = 1:25
    subplot(5,5,sbp)
    imagesc(Data{sbp})
    set(gca,'clim',c_limit, 'xtick',[], 'ytick',[])
    axis square
end 

figure
Data1 = ICC_C_Cell';
Data2 = ICC_A_Cell';
tmp_max = cell2mat(cellfun(@(x,y) max(x(:)./y(:)), Data1, Data2,'UniformOutput',0));
tmp_min = cell2mat(cellfun(@(x,y) min(x(:)./y(:)), Data1, Data2,'UniformOutput',0));
c_limit = [min(tmp_min(:)) max(tmp_max(:))];
for sbp = 1:25
    subplot(5,5,sbp)
    cur_data = Data1{sbp}./Data2{sbp};
    imagesc(cur_data)
    set(gca,'clim',c_limit,'xtick',[], 'ytick',[])
    axis square
end 


N = 16;

mus1 = [-3 -1 0 1 3]; %-2:1:2;
mus2 = [3 1 0 -1 -3]; %2:-1:-2;

mu = [0 0; 0 0];
sigma = cat(3,[1 0; 0 1], [1 0; 0 1]);
NMeas_Cell = cell(length(mus2),length(mus1));
for m2 = 1:length(mus2)
    for m1 = 1:length(mus1) 

        corrs1 = -0.9:0.1:0.9;
        corrs2 = 0.9:-0.1:-0.9;

        NMeas_Cell{m2,m1} = zeros(length(corrs2),length(corrs1));
        for c2 = 1:length(corrs2)
            for c1 = 1:length(corrs1)
                mu(2,:) = [mus1(m1) mus2(m2)];
                sigma(1,2,1) = corrs1(c1); sigma(2,1,1) = corrs1(c1);
                sigma(1,2,2) = corrs2(c2); sigma(2,1,2) = corrs2(c2);
                R = [];
                R = [R; mvnrnd(mu(1,:),sigma(:,:,1),0.5*N*(0.5*N -1))];
                R = [R; mvnrnd(mu(2,:),sigma(:,:,2),0.5*N*(0.5*N -1))];
                
                cur_data_all = tiedrank_(R,1);
                cor_all = fast_corr(cur_data_all(:,1), cur_data_all(:,2));
                cur_data = tiedrank_(R(1:56,:),1);
                cor_wi  = fast_corr(cur_data(:,1), cur_data(:,2));
                cur_data = tiedrank_(R(57:112,:),1);
                cor_bt  = fast_corr(cur_data(:,1), cur_data(:,2));
                %NMeas_Cell{m2,m1}(c2,c1) = (atanh(cor_wi) - atanh(cor_bt))*atanh(cor_all);
                %[~,p_val] = ttest2(reshape(R(1:56,:),56*2,1), reshape(R(56+1:end,:),56*2,1));
                %NMeas_Cell{m2,m1}(c2,c1) = (abs(norminv(p_val,0,1))/abs(atanh(cor_wi) - atanh(cor_bt)))*atanh(cor_all);
                
                %X = [ones(N*(0.5*N -1),1), cur_data_all(:,2)];
                %%X = [ones(N*(0.5*N -1),1), kron([1;0], ones(0.5*N*(0.5*N -1),1))];
                %%X = R_tr(:,2);
                %y = cur_data_all(:,1);
                %SS_tot = (y - mean(y))' * (y - mean(y));
                %SS_res1 = y'*(eye(N*(0.5*N -1)) - X*((X'*X)\X'))*y;
                %%Rsq1 = 1 - SS_res1/SS_tot;
                %X = [ones(N*(0.5*N -1),1), cur_data_all(:,2), kron([1;0], ones(0.5*N*(0.5*N -1),1))];
                %%X = [ones(N*(0.5*N -1),1), cur_data_all(:,2), kron([1;0], ones(0.5*N*(0.5*N -1),1)).*cur_data_all(:,2)];
                %%X = [R_tr(:,2), kron([1;0], ones(0.5*N*(0.5*N -1),1)), kron([0;1], ones(0.5*N*(0.5*N -1),1))];
                %SS_res2 = y'*(eye(N*(0.5*N -1)) - X*((X'*X)\X'))*y;
                %%Rsq2 = 1 - SS_res2/SS_tot;
                %F = (SS_res1 - SS_res2)/(SS_res2 / (N*(0.5*N -1) - 3));
                %NMeas_Cell{m2,m1}(c2,c1) = abs(f2z_bloc(F,1,N*(0.5*N -1) - 3))*atanh(cor_all);
                
                %y = (cur_data_all(:,1) - mean(cur_data_all(:))) .* (cur_data_all(:,2) - mean(cur_data_all(:)));
                y = tiedrank_(R(:,1) .* R(:,2),1);
                X = [kron([1;0], ones(0.5*N*(0.5*N -1),1)) kron([0;1], ones(0.5*N*(0.5*N -1),1))];
                SS_tot = (y - mean(y))' * (y - mean(y));
                SS_res = (y - X*((X'*X)\X'*y))' * (y - X*((X'*X)\X'*y));
                NMeas_Cell{m2,m1}(c2,c1) = atanh(sqrt(1 - SS_res/SS_tot)) * atanh(cor_all);
                
                %[~,~,stats] = manova1(cur_data_all,[repmat({'sub1'},0.5*N*(0.5*N -1),1); repmat({'sub2'},0.5*N*(0.5*N -1),1)]);
                %NMeas_Cell{m2,m1}(c2,c1) = atanh(sqrt(1 - min(stats.lambda,1))) * atanh(cor_all);
                
                %X = [kron([1;0], ones(0.5*N*(0.5*N -1),1)) kron([0;1], ones(0.5*N*(0.5*N -1),1))];
                
                %dat1 = R(logical(X(:,1)),:); dat2 = R(logical(X(:,2)),:);
                %y1_m = mean(dat1,1);
                %y2_m = mean(dat2,1);
                %S1 = cov(dat1);
                %S2 = cov(dat2);
                %S = ((0.5*N*(0.5*N -1)-1)*S1 + (0.5*N*(0.5*N -1)-1)*S2)/(N*(0.5*N -1)-2);
                
                %T2 = ((y1_m - y2_m)/inv(S)*(y1_m - y2_m)')*((0.5*N*(0.5*N -1)*0.5*N*(0.5*N -1))/(N*(0.5*N -1)));
                %F = T2*((N*(0.5*N -1) - 3) / (2*(N*(0.5*N -1) - 2)));
                %NMeas_Cell{m2,m1}(c2,c1) = T2;%f2z_bloc(F,1,N*(0.5*N -1) - 3);%*atanh(cor_all);
                
            end
        end
        
    end
end
prctile(NMeas_Cell{3,3}(:),[1 99])

figure('Pos',[164 67 1504 926])
Data = NMeas_Cell';
tmp_max = cell2mat(cellfun(@(x) max(x(:)), Data,'UniformOutput',0));
tmp_min = cell2mat(cellfun(@(x) min(x(:)), Data,'UniformOutput',0));
c_limit = [-0.5 0.5]; %prctile(NMeas_Cell{3,3}(:),[1 99]);%[min(tmp_min(:))+0.9 max(tmp_max(:))-1];
phase_shift = [1.2 0.6 0 -0.6 -1.2];
for sbp = 1:25
    h1 = subplot(5,5,sbp);
    imagesc(Data{sbp});
    set(gca,'clim',c_limit, 'xtick',[], 'ytick',[])
    axis square
    aspect = get(h1,'PlotBoxAspectRatio');
    set(h1,'Units','pixels');
    pos = get(h1,'Position');
    pos(3) = aspect(1)/aspect(2)*pos(4);
    set(h1,'Position',pos);
    
    h2 = axes('Units','pixels','pos',[pos(1) pos(2)-25 pos(3) 20],'xlim',[-15 155],'ylim',[-15 15],'visible','off');
    hold on
    for elp = 1:5
        t = linspace(0,2*pi) ;
        a = 15; b = 15;
        x = a*cos(t+phase_shift(elp)) ;
        y = b*sin(t) ;
        plot(x+35*(elp-1),y,'k','linewidth',2)
    end
    axis equal
    box off
    h3 = axes('Units','pixels','pos',[pos(1)-25 pos(2) 20 pos(4)],'xlim',[-15 15],'ylim',[-15 155],'visible','off');
    hold on
    for elp = 1:5
        t = linspace(0,2*pi) ;
        a = 15; b = 15;
        x = a*cos(t+phase_shift(elp)) ;
        y = b*sin(t) ;
        plot(x,y+35*(elp-1),'k','linewidth',2)
    end
    axis equal
    box off
    
    set(h1,'Units','normalized')
    set(h2,'Units','normalized')
    set(h3,'Units','normalized')
    
end 


%% Plot Correlations

mus = [kron(ones(5,1),[-3 -1 0 1 3]') kron([-3 -1 0 1 3]',ones(5,1))];

figure('Pos', [326 71 1291 912])

mu = [0 0; 0 0];
sigma = cat(3,[1 .9; .9 1], [1 .9; .9 1]);
for sbp = 1:25
    mu(2,:) = [mus(sbp) mus(sbp)];
    R = [];
    R = [R; mvnrnd(mu(1,:),sigma(:,:,1),N)];
    R = [R; mvnrnd(mu(2,:),sigma(:,:,2),N)];
    R_tr = tiedrank_(R,1); R_tr_g1 = tiedrank_(R(1:N,:),1); R_tr_g2 = tiedrank_(R(N+1:end,:),1);
    h1 = subplot(5,5,sbp);
    plot(R_tr(1:N,1),R_tr(1:N,2),'+r')
    hold on
    plot(R_tr(N+1:end,1),R_tr(N+1:end,2),'+g')
    set(gca,'xlim',[-5 40], 'ylim',[-5 40], 'xtick', [],'ytick',[]) %set(gca,'xlim',[-5 5], 'ylim',[-5 5], 'xtick', [],'ytick',[])
    B = polyfit(R_tr(:,1), R_tr(:,2),1);
    ls1 = plot(linspace(min(R_tr(:,1)), max(R_tr(:,1)),N),B(2) + linspace(min(R_tr(:,1)), max(R_tr(:,1)),N)*B(1),'--m','linewidth',1.5);
    text(ls1.XData(end), ls1.YData(end),strrep(sprintf('r = %1.3f',corr(R_tr(:,1), R_tr(:,2))),'0.','.'),'Color','m')
    B = polyfit(R_tr(1:N,1), R_tr(1:N,2),1);
    ls2 = plot(linspace(min(R_tr(1:N,1)), max(R_tr(1:N,1)),N),B(2) + linspace(min(R_tr(1:N,1)), max(R_tr(1:N,1)),N)*B(1),'--r','linewidth',1.5);
    text(ls2.XData(end), ls2.YData(end),strrep(sprintf('r = %1.3f',corr(R_tr(1:N,1), R_tr(1:N,2))),'0.','.'),'Color','r')
    B = polyfit(R_tr(N+1:end,1), R_tr(N+1:end,2),1);
    ls3 = plot(linspace(min(R_tr(N+1:end,1)), max(R_tr(N+1:end,1)),N),B(2) + linspace(min(R_tr(N+1:end,1)), max(R_tr(N+1:end,1)),N)*B(1),'--g','linewidth',1.5);
    text(ls3.XData(end), ls3.YData(end),strrep(sprintf('r = %1.3f',corr(R_tr(N+1:end,1), R_tr(N+1:end,2))),'0.','.'),'Color','g')
    hold off
    
    title(sprintf('V_{corr} = %1.4f', (atanh(corr(R_tr_g1(:,1), R_tr_g1(:,2))) - atanh(corr(R_tr_g2(:,1), R_tr_g2(:,2))))*(atanh(corr(R_tr(:,1), R_tr(:,2))))),'fontsize',8)
    axis square
end


%% New Idea

N = 56;

mus = [kron(ones(5,1),([-3 -1 0 1 3])') kron(([3 1 0 -1 -3])',ones(5,1))];

figure('Pos', [326 71 1291 912])

mu = [0 0; 0 0];
sigma = cat(3,[1 0; 0 1], [1 0; 0 1]);
for sbp = 1:25
    mu(2,:) = [mus(sbp,1) mus(sbp,2)];
    R = [];
    R = [R; mvnrnd(mu(1,:),sigma(:,:,1),N)];
    R = [R; mvnrnd(mu(2,:),sigma(:,:,2),N)];
    R_tr = tiedrank_(R,1); R_tr_g1 = tiedrank_(R(1:N,:),1); R_tr_g2 = tiedrank_(R(N+1:end,:),1);
    %R_tr = R;
    h1 = subplot(5,5,sbp);
    plot(R_tr(1:N,1),R_tr(1:N,2),'+r')
    hold on
    plot(R_tr(N+1:end,1),R_tr(N+1:end,2),'+g')
    set(gca,'xlim',[min(R_tr(:))-20 max(R_tr(:))+13], 'ylim',[min(R_tr(:))-20 max(R_tr(:))+13], 'xtick', [],'ytick',[]) %set(gca,'xlim',[-5 5], 'ylim',[-5 5], 'xtick', [],'ytick',[])
    B = polyfit(R_tr(:,1), R_tr(:,2),1);
    ls1 = plot(linspace(min(R_tr(:,1)), max(R_tr(:,1)),N),B(2) + linspace(min(R_tr(:,1)), max(R_tr(:,1)),N)*B(1),'--m','linewidth',1.5);
    text(ls1.XData(end), ls1.YData(end),strrep(sprintf('r = %1.3f',corr(R_tr(:,1), R_tr(:,2))),'0.','.'),'Color','m')
    B = polyfit(R_tr(1:N,1), R_tr(1:N,2),1);
    ls2 = plot(linspace(min(R_tr(1:N,1)), max(R_tr(1:N,1)),N),B(2) + linspace(min(R_tr(1:N,1)), max(R_tr(1:N,1)),N)*B(1),'--r','linewidth',1.5);
    text(ls2.XData(end), ls2.YData(end),strrep(sprintf('r = %1.3f',corr(R_tr(1:N,1), R_tr(1:N,2))),'0.','.'),'Color','r')
    B = polyfit(R_tr(N+1:end,1), R_tr(N+1:end,2),1);
    ls3 = plot(linspace(min(R_tr(N+1:end,1)), max(R_tr(N+1:end,1)),N),B(2) + linspace(min(R_tr(N+1:end,1)), max(R_tr(N+1:end,1)),N)*B(1),'--g','linewidth',1.5);
    text(ls3.XData(end), ls3.YData(end),strrep(sprintf('r = %1.3f',corr(R_tr(N+1:end,1), R_tr(N+1:end,2))),'0.','.'),'Color','g')
    hold off
    
    %X = [ones(2*N,1), R_tr(:,2)];
    %%X = [ones(2*N,1), kron([1;0], ones(N,1))];
    %%X = R_tr(:,2);
    %y = R_tr(:,1);
    %SS_tot = (y - mean(y))' * (y - mean(y));
    %SS_res1 = (y - X*((X'*X)\X'*y))' * (y - X*((X'*X)\X'*y));
    %%Rsq1 = 1 - SS_res1/SS_tot;
    %X = [ones(2*N,1), R_tr(:,2), kron([1;0], ones(N,1))];
    %%X = [ones(2*N,1), R_tr(:,2), kron([1;0], ones(N,1)).*R_tr(:,2)];
    %%X = [R_tr(:,2), kron([1;0], ones(16,1)), kron([0;1], ones(16,1))];
    %SS_res2 = (y - X*((X'*X)\X'*y))' * (y - X*((X'*X)\X'*y));
    %%Rsq2 = 1 - SS_res2/SS_tot;
    %F = (SS_res1 - SS_res2)/(SS_res2 / (2*N - 3));
    %p = fcdf(F,1,2*N - 3,'upper');
    %meas = abs(norminv(p))*atanh(corr(R_tr(:,1), R_tr(:,2)));
    
    y = tiedrank_(R(:,1) .* R(:,2),1);
    X = [kron([1;0], ones(N,1)), kron([0;1], ones(N,1))];
    SS_tot = (y - mean(y))' * (y - mean(y));
    SS_res = (y - X*((X'*X)\X'*y))' * (y - X*((X'*X)\X'*y));
    meas = atanh(sqrt(1 - SS_res/SS_tot)) * atanh(corr(R_tr(:,1), R_tr(:,2)));
    
    %[~,p_val] = ttest2(reshape(R(1:N,:),N*2,1), reshape(R(N+1:end,:),N*2,1));
    %meas = (atanh(corr(R_tr_g1(:,1), R_tr_g1(:,2))) - atanh(corr(R_tr_g2(:,1), R_tr_g2(:,2))))*(atanh(corr(R_tr(:,1), R_tr(:,2))))*norminv(1-p_val,0,1);
    
    %X = [kron([1;0], ones(N,1)) kron([0;1], ones(N,1))];

    %dat1 = R(logical(X(:,1)),:); dat2 = R(logical(X(:,2)),:);
    %y1_m = mean(dat1,1);
    %y2_m = mean(dat2,1);
    %S1 = cov(dat1);
    %S2 = cov(dat2);
    %S = ((0.5*N*(0.5*N -1)-1)*S1 + (0.5*N*(0.5*N -1)-1)*S2)/(N*(0.5*N -1)-2);

    %T2 = ((y1_m - y2_m)/inv(S)*(y1_m - y2_m)')*((0.5*N*(0.5*N -1)*0.5*N*(0.5*N -1))/(N*(0.5*N -1)));
    %meas = T2;
    title(sprintf('V_{corr} = %1.4f', meas),'fontsize',8)
    axis square
end



%% New New Crossproduct Idea

N = 56;

mus = [kron(ones(5,1),([-3 -1 0 1 3])') kron(([3 1 0 -1 -3])',ones(5,1))];

figure('Pos', [326 71 1291 912])

mu = [0 0; 0 0];
sigma = cat(3,[1 0; 0 1], [1 0; 0 1]);
for sbp = 1:25
    mu(2,:) = [mus(sbp,1) mus(sbp,2)];
    R = [];
    R = [R; mvnrnd(mu(1,:),sigma(:,:,1),N)];
    R = [R; mvnrnd(mu(2,:),sigma(:,:,2),N)];
    R_tr = tiedrank_(R,1); 
    dat = tiedrank_(R(:,1).*R(:,2),1); % R_tr(:,1).*R_tr(:,2); R(:,1).*R(:,2);
    h1 = subplot(5,5,sbp);
    hold on
    histogram(dat(1:N),15)
    histogram(dat(N+1:end),15)
    hold off
    
    y = dat;
    X = [kron([1;0], ones(N,1)), kron([0;1], ones(N,1))];
    SS_tot = (y - mean(y))' * (y - mean(y));
    SS_res = (y - X*((X'*X)\X'*y))' * (y - X*((X'*X)\X'*y));
    meas = atanh(sqrt(1 - SS_res/SS_tot)) * atanh(corr(R_tr(:,1), R_tr(:,2)));
    
    title(sprintf('V_{corr} = %1.4f', meas),'fontsize',8)
    set(gca, 'xlim', [-2 130], 'ylim', [0 15])
    axis square
end




%% Try out Real Data

msr = 1;

% ROI Electrode positions
% Biosemi 128 Electrodes System Radial ABC
Electrodes_ROIs

% Hypotheses Matrix
trl_mat = [kron([1;2],ones(64,1)) kron([1;2;1;2],ones(32,1))];
Perceptual_Mat_full = zeros(size(trl_mat,1));
Semantic_Mat_full = zeros(size(trl_mat,1));
for i = 1:size(trl_mat,1)-1
    for j = (i+1):size(trl_mat,1)
        if(j ~= size(trl_mat,1) - (i - 1))
            if(trl_mat(i,1) == 1 && trl_mat(j,1) == 1)
                Perceptual_Mat_full(i,j) = 1;
            elseif(trl_mat(i,1) == 2 && trl_mat(j,1) == 2)
                Perceptual_Mat_full(i,j) = 2;
            else
                Perceptual_Mat_full(i,j) = -1;
            end

            if(trl_mat(i,2) == 1 && trl_mat(j,2) == 1)
                Semantic_Mat_full(i,j) = 1;
            elseif(trl_mat(i,2) == 2 && trl_mat(j,2) == 2)
                Semantic_Mat_full(i,j) = 2;
            else
                Semantic_Mat_full(i,j) = -1;
            end
        end
    end
end

Perceptual_Mat_red16 = zeros(16);
Semantic_Mat_red16 = zeros(16);
for i = 1:16-1
    for j = (i+1):16
        if(j ~= 16 - (i - 1))
            if(trl_mat(8*i,1) == 1 && trl_mat(8*j,1) == 1)
                Perceptual_Mat_red16(i,j) = 1;
            elseif(trl_mat(8*i,1) == 2 && trl_mat(8*j,1) == 2)
                Perceptual_Mat_red16(i,j) = 2;
            else
                Perceptual_Mat_red16(i,j) = -1;
            end

            if(trl_mat(8*i,2) == 1 && trl_mat(8*j,2) == 1)
                Semantic_Mat_red16(i,j) = 1;
            elseif(trl_mat(8*i,2) == 2 && trl_mat(8*j,2) == 2)
                Semantic_Mat_red16(i,j) = 2;
            else
                Semantic_Mat_red16(i,j) = -1;
            end
        end
    end
end

% Load Data 
% Subject Names
load('RSA_Data_Enc','Subj_names')

% Create Data Struct for Encoding
tmp_strct_enc = load('RSA_Data_Enc');
measures = tmp_strct_enc.RSA_Data_CM.OCC.meas16;
tmp_strct_ret = load('RSA_Data_Ret');
RSA_Data_Enc = [];
RSA_Data_Ret = [];
for sub = 1:length(Subj_names)
    if(sub == 1)
        RSA_Data_Enc.Names   = Subj_names;
        for fn = fieldnames(tmp_strct_enc.(['RSA_Data_',Subj_names{sub}]).OCC)'
            RSA_Data_Enc.(fn{1}) = tmp_strct_enc.(['RSA_Data_',Subj_names{sub}]).OCC.(fn{1});
        end
        RSA_Data_Enc = rmfield(RSA_Data_Enc, {'Name','TimeVec1024','RSA_full','MDS_full','RSA_16','Encoding_Data','TrialInfo'...
                                      'rsa_dim','curROI','curROI_name'});
        RSA_Data_Enc.OCC_ROI = tmp_strct_enc.(['RSA_Data_',Subj_names{sub}]).OCC.curROI; 
        RSA_Data_Enc.TMP_ROI = tmp_strct_enc.(['RSA_Data_',Subj_names{sub}]).TMP.curROI;
        RSA_Data_Enc.FRT_ROI = tmp_strct_enc.(['RSA_Data_',Subj_names{sub}]).FRT.curROI;
        RSA_Data_Enc.CNT_ROI = tmp_strct_enc.(['RSA_Data_',Subj_names{sub}]).CNT.curROI;
        RSA_Data_Enc.PRT_ROI = tmp_strct_enc.(['RSA_Data_',Subj_names{sub}]).PRT.curROI;

        RSA_Data_Ret.Names   = Subj_names;
        for fn = fieldnames(tmp_strct_ret.(['RSA_Data_',Subj_names{sub}]).OCC)'
            RSA_Data_Ret.(fn{1}) = tmp_strct_ret.(['RSA_Data_',Subj_names{sub}]).OCC.(fn{1});
        end
        RSA_Data_Ret = rmfield(RSA_Data_Ret, {'Name','TimeVec1024','RSA_full','MDS_full','RSA_16','Retrieval_Data','TrialInfo'...
                                      'rsa_dim','curROI','curROI_name'});
        RSA_Data_Ret.OCC_ROI = tmp_strct_ret.(['RSA_Data_',Subj_names{sub}]).OCC.curROI; 
        RSA_Data_Ret.TMP_ROI = tmp_strct_ret.(['RSA_Data_',Subj_names{sub}]).TMP.curROI;
        RSA_Data_Ret.FRT_ROI = tmp_strct_ret.(['RSA_Data_',Subj_names{sub}]).FRT.curROI;
        RSA_Data_Ret.CNT_ROI = tmp_strct_ret.(['RSA_Data_',Subj_names{sub}]).CNT.curROI;
        RSA_Data_Ret.PRT_ROI = tmp_strct_ret.(['RSA_Data_',Subj_names{sub}]).PRT.curROI;

    end

    if(~isempty(tmp_strct_enc.(['RSA_Data_',Subj_names{sub}]).OCC.RSA_full))
        RSA_Data_Enc.OCC.full_Data(sub,:,:,:) = permute(tmp_strct_enc.(['RSA_Data_',Subj_names{sub}]).OCC.RSA_full{1,msr},[3 1 2]);
        RSA_Data_Enc.TMP.full_Data(sub,:,:,:) = permute(tmp_strct_enc.(['RSA_Data_',Subj_names{sub}]).TMP.RSA_full{1,msr},[3 1 2]);
        RSA_Data_Enc.FRT.full_Data(sub,:,:,:) = permute(tmp_strct_enc.(['RSA_Data_',Subj_names{sub}]).FRT.RSA_full{1,msr},[3 1 2]);
        RSA_Data_Enc.CNT.full_Data(sub,:,:,:) = permute(tmp_strct_enc.(['RSA_Data_',Subj_names{sub}]).CNT.RSA_full{1,msr},[3 1 2]);
        RSA_Data_Enc.PRT.full_Data(sub,:,:,:) = permute(tmp_strct_enc.(['RSA_Data_',Subj_names{sub}]).PRT.RSA_full{1,msr},[3 1 2]);
    end
    RSA_Data_Enc.OCC.red16_Data(sub,:,:,:) = permute(tmp_strct_enc.(['RSA_Data_',Subj_names{sub}]).OCC.RSA_16{1,msr},[3 1 2]);
    RSA_Data_Enc.TMP.red16_Data(sub,:,:,:) = permute(tmp_strct_enc.(['RSA_Data_',Subj_names{sub}]).TMP.RSA_16{1,msr},[3 1 2]);
    RSA_Data_Enc.FRT.red16_Data(sub,:,:,:) = permute(tmp_strct_enc.(['RSA_Data_',Subj_names{sub}]).FRT.RSA_16{1,msr},[3 1 2]);
    RSA_Data_Enc.CNT.red16_Data(sub,:,:,:) = permute(tmp_strct_enc.(['RSA_Data_',Subj_names{sub}]).CNT.RSA_16{1,msr},[3 1 2]);
    RSA_Data_Enc.PRT.red16_Data(sub,:,:,:) = permute(tmp_strct_enc.(['RSA_Data_',Subj_names{sub}]).PRT.RSA_16{1,msr},[3 1 2]);

    if(~isempty(tmp_strct_ret.(['RSA_Data_',Subj_names{sub}]).OCC.RSA_full))
        RSA_Data_Ret.OCC.full_Data(sub,:,:,:) = permute(tmp_strct_ret.(['RSA_Data_',Subj_names{sub}]).OCC.RSA_full{1,msr},[3 1 2]);
        RSA_Data_Ret.TMP.full_Data(sub,:,:,:) = permute(tmp_strct_ret.(['RSA_Data_',Subj_names{sub}]).TMP.RSA_full{1,msr},[3 1 2]);
        RSA_Data_Ret.FRT.full_Data(sub,:,:,:) = permute(tmp_strct_ret.(['RSA_Data_',Subj_names{sub}]).FRT.RSA_full{1,msr},[3 1 2]);
        RSA_Data_Ret.CNT.full_Data(sub,:,:,:) = permute(tmp_strct_ret.(['RSA_Data_',Subj_names{sub}]).CNT.RSA_full{1,msr},[3 1 2]);
        RSA_Data_Ret.PRT.full_Data(sub,:,:,:) = permute(tmp_strct_ret.(['RSA_Data_',Subj_names{sub}]).PRT.RSA_full{1,msr},[3 1 2]);
    end
    RSA_Data_Ret.OCC.red16_Data(sub,:,:,:) = permute(tmp_strct_ret.(['RSA_Data_',Subj_names{sub}]).OCC.RSA_16{1,msr},[3 1 2]);
    RSA_Data_Ret.TMP.red16_Data(sub,:,:,:) = permute(tmp_strct_ret.(['RSA_Data_',Subj_names{sub}]).TMP.RSA_16{1,msr},[3 1 2]);
    RSA_Data_Ret.FRT.red16_Data(sub,:,:,:) = permute(tmp_strct_ret.(['RSA_Data_',Subj_names{sub}]).FRT.RSA_16{1,msr},[3 1 2]);
    RSA_Data_Ret.CNT.red16_Data(sub,:,:,:) = permute(tmp_strct_ret.(['RSA_Data_',Subj_names{sub}]).CNT.RSA_16{1,msr},[3 1 2]);
    RSA_Data_Ret.PRT.red16_Data(sub,:,:,:) = permute(tmp_strct_ret.(['RSA_Data_',Subj_names{sub}]).PRT.RSA_16{1,msr},[3 1 2]);

    RSA_Data_Enc.Encoding_Data{sub} = tmp_strct_enc.(['RSA_Data_',Subj_names{sub}]).OCC.Encoding_Data;
    RSA_Data_Enc.TrialInfo{sub} = tmp_strct_enc.(['RSA_Data_',Subj_names{sub}]).OCC.TrialInfo;

    RSA_Data_Ret.Retrieval_Data{sub} = tmp_strct_ret.(['RSA_Data_',Subj_names{sub}]).OCC.Retrieval_Data;
    RSA_Data_Ret.TrialInfo{sub} = tmp_strct_ret.(['RSA_Data_',Subj_names{sub}]).OCC.TrialInfo;

end
clear tmp_strct_enc tmp_strct_ret


% Plot Scattergrams of Real Data

ROI = {'OCC','TMP','FRT','CNT','PRT'};
r = 1;
N = 56;


figure('Pos', [326 71 1291 912])

for sbp = 1:9
    
    enc_samp = datasample(1:length(RSA_Data_Enc.TimeVec),1);
    ret_samp = datasample(1:length(RSA_Data_Ret.TimeVec),1);
    
    cur_data1 = nanmean(squeeze(RSA_Data_Enc.(ROI{r}).red16_Data(:,enc_samp,Perceptual_Mat_red16 > 0))',2);
    cur_data2 = nanmean(squeeze(RSA_Data_Ret.(ROI{r}).red16_Data(:,enc_samp,Perceptual_Mat_red16 > 0))',2);
    gr_WI = [reshape(cur_data1,[],1) reshape(cur_data2,[],1)];
    
    cur_data1 = nanmean(squeeze(RSA_Data_Enc.(ROI{r}).red16_Data(:,enc_samp,Perceptual_Mat_red16 < 0))',2);
    cur_data2 = nanmean(squeeze(RSA_Data_Ret.(ROI{r}).red16_Data(:,enc_samp,Perceptual_Mat_red16 < 0))',2);
    gr_BT = [reshape(cur_data1,[],1) reshape(cur_data2,[],1)];
    
    R_tr = [gr_WI; gr_BT];
    
    h = subplot(3,3,sbp);
    plot(gr_WI(:,1),gr_WI(:,2),'ro')
    hold on
    plot(gr_BT(:,1),gr_BT(:,2),'go')  
    hold on
    B = polyfit(R_tr(:,1), R_tr(:,2),1);
    ls1 = plot(linspace(min(R_tr(:,1)), max(R_tr(:,1)),N),B(2) + linspace(min(R_tr(:,1)), max(R_tr(:,1)),N)*B(1),'--m','linewidth',1.5);
    text(ls1.XData(end), ls1.YData(end),strrep(sprintf('r = %1.3f',corr(R_tr(:,1), R_tr(:,2))),'0.','.'),'Color','m')
    B = polyfit(R_tr(1:N,1), R_tr(1:N,2),1);
    ls2 = plot(linspace(min(R_tr(1:N,1)), max(R_tr(1:N,1)),N),B(2) + linspace(min(R_tr(1:N,1)), max(R_tr(1:N,1)),N)*B(1),'--r','linewidth',1.5);
    text(ls2.XData(end), ls2.YData(end),strrep(sprintf('r = %1.3f',corr(R_tr(1:N,1), R_tr(1:N,2))),'0.','.'),'Color','r')
    B = polyfit(R_tr(N+1:end,1), R_tr(N+1:end,2),1);
    ls3 = plot(linspace(min(R_tr(N+1:end,1)), max(R_tr(N+1:end,1)),N),B(2) + linspace(min(R_tr(N+1:end,1)), max(R_tr(N+1:end,1)),N)*B(1),'--g','linewidth',1.5);
    text(ls3.XData(end), ls3.YData(end),strrep(sprintf('r = %1.3f',corr(R_tr(N+1:end,1), R_tr(N+1:end,2))),'0.','.'),'Color','g')
    hold off
    [~,p_val] = ttest2(reshape(R_tr(1:N,:),N*2,1), reshape(R_tr(N+1:end,:),N*2,1));
    meas = (abs(norminv(p_val,0,1))/(atanh(corr(gr_WI(:,1), gr_WI(:,2))) - atanh(corr(gr_BT(:,1), gr_BT(:,2)))))*(atanh(corr(R_tr(:,1), R_tr(:,2))));
    title(sprintf('Enc: %1.3f - Ret: %1.3f - V_{corr} = %1.4f', RSA_Data_Enc.TimeVec(enc_samp), RSA_Data_Ret.TimeVec(ret_samp), meas),'fontsize',8)
    axis square
    set(h,'xlim',[0.4 0.65],'ylim',[0.4 0.65])
    axis square
end



dat1 = tiedrank_(rand(112,23),1);
dat2 = tiedrank_(rand(112,23),1);

N = 16;

X = [ones(112,1) kron(dat1,eye(23))];
y = dat2;
SS_tot = bsxfun(@minus,y,mean(y,1))' * bsxfun(@minus,y,mean(y,1));
SS_res1_1 = dat2'*(eye(112) - X*((X'*X)\X'))*dat2;
X = [ones(112,1) dat1, kron([1;0], ones(56,1))];
SS_res2_1 = y'*(eye(112) - X*((X'*X)\X'))*y;
F1 = (SS_res1_1 - SS_res2_1)/(SS_res2_1 ./ (112 - 3));

X = [ones(N*(0.5*N -1),1), dat1(:,1)];
y = dat2(:,1);
SS_tot = (y - mean(y))' * (y - mean(y));
SS_res1_2 = y'*(eye(N*(0.5*N -1)) - X*((X'*X)\X'))*y;
X = [ones(N*(0.5*N -1),1), dat1(:,1), kron([1;0], ones(0.5*N*(0.5*N -1),1))];
SS_res2_2 = y'*(eye(N*(0.5*N -1)) - X*((X'*X)\X'))*y;
F2 = (SS_res1_2 - SS_res2_2)/(SS_res2_2 / (N*(0.5*N -1) - 3));

F1(1,1)*2;
